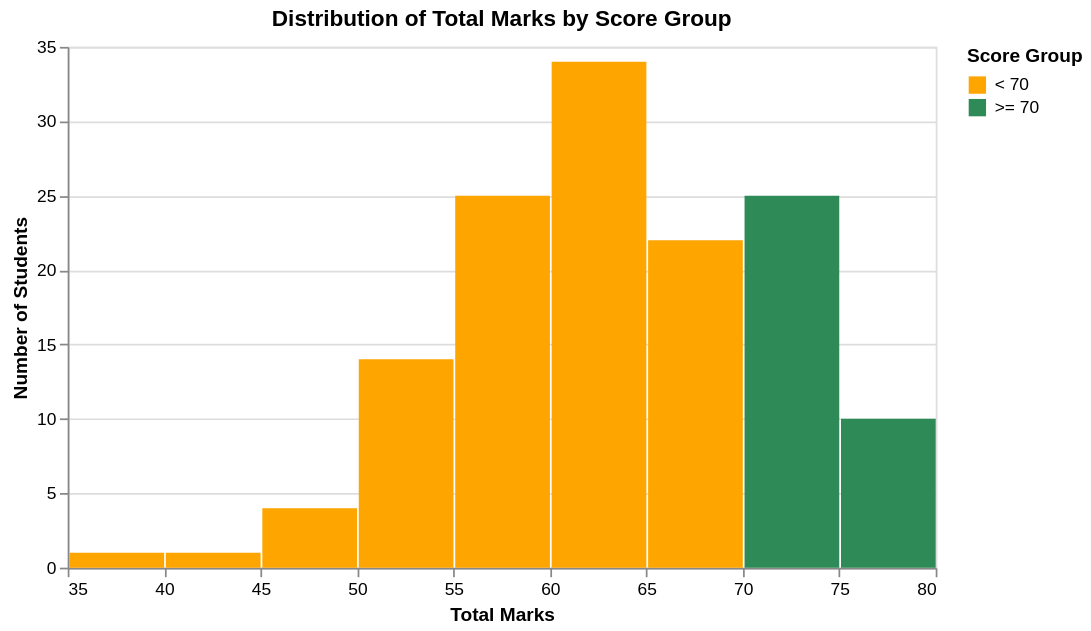
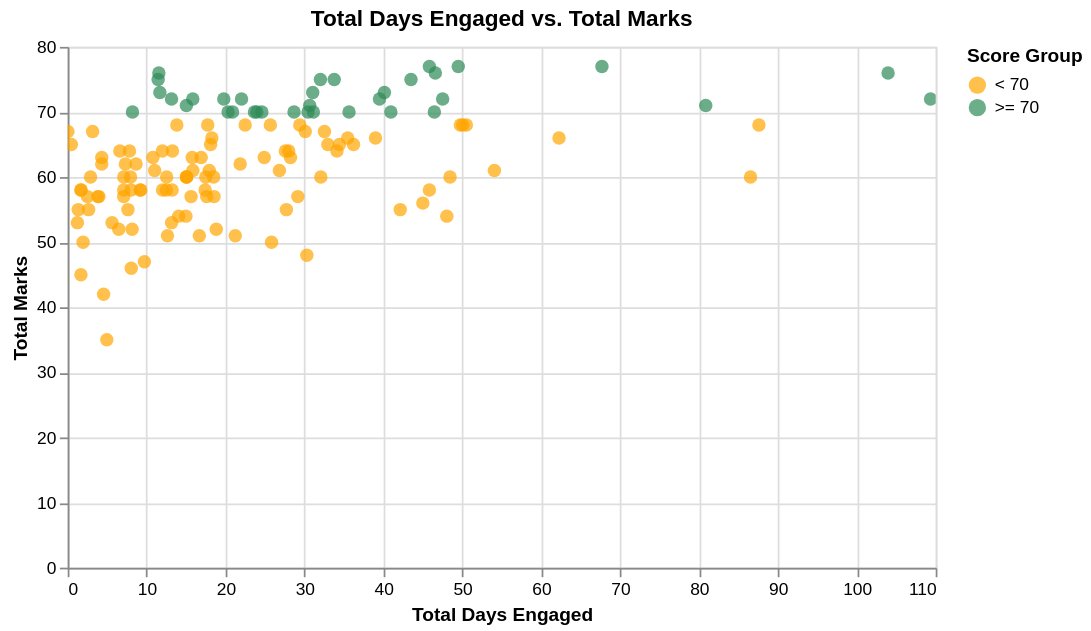

Source (notebook cell) for these figures, in order:
### Code cell
import pandas as pd
import numpy as np

# 1. Overview of grpd_table
print("Shape of grpd_table:", grpd_table.shape)
display(grpd_table.head())

# Correlation Matrix Plot (Numeric Columns) using seaborn/matplotlib
numeric_cols = grpd_table.select_dtypes(include=['float64', 'int64']).columns
corr = grpd_table[numeric_cols].corr()

matplot.figure(figsize=(10, 10))
sns.heatmap(corr, annot=True, fmt=".2f", cmap="coolwarm", vmin=-1, vmax=1, square=True)
matplot.title('Correlation Matrix (Numeric Columns)')
matplot.tight_layout()
matplot.show()

# 4. Distribution of Total Marks
if 'total_marks' in grpd_table.columns:
    grpd_table['score_group'] = grpd_table['total_marks'].apply(lambda x: '>= 70' if x >= 70 else '< 70')
    alt.Chart(grpd_table).mark_bar().encode(
        x=alt.X('total_marks:Q', bin=alt.Bin(maxbins=20), title='Total Marks'),
        y=alt.Y('count()', title='Number of Students'),
        color=alt.Color('score_group:N', scale=alt.Scale(domain=['< 70', '>= 70'], range=['orange', 'seagreen']), title='Score Group')
    ).properties(
        title='Distribution of Total Marks by Score Group',
        width=500,
        height=300
    ).display()

# 5. Engagement vs. Performance
if 'total_days' in grpd_table.columns:
    alt.Chart(grpd_table).mark_circle(size=60).encode(
        x=alt.X('total_days:Q', title='Total Days Engaged'),
        y=alt.Y('total_marks:Q', title='Total Marks'),
        color=alt.Color('score_group:N', scale=alt.Scale(domain=['< 70', '>= 70'], range=['orange', 'seagreen']), title='Score Group'),
        tooltip=['student_id', 'total_marks', 'total_days']
    ).properties(
        title='Total Days Engaged vs. Total Marks',
        width=500,
        height=300
    ).interactive().display()

# 6. Summary statistics for key features
print("\nSummary statistics for key engagement features:")
display(grpd_table[['total_marks', 'total_days', 'total_logins', 'student_time_in_course_total_hrs']].describe())

### Figure 1 — Vega-Lite specification as saved in the notebook (floating-point values rounded to 4 significant figures; data arrays with more than 128 entries replaced by an {"elided": "..."} marker saying what was removed)
{"config": {"view": {"continuousWidth": 300, "continuousHeight": 300}}, "data": {"name": "data-8acd65b73ef3a1be0c04e1b50881e2e5"}, "mark": {"type": "bar"}, "encoding": {"color": {"field": "score_group", "scale": {"domain": ["< 70", ">= 70"], "range": ["orange", "seagreen"]}, "title": "Score Group", "type": "nominal"}, "x": {"bin": {"maxbins": 20}, "field": "total_marks", "title": "Total Marks", "type": "quantitative"}, "y": {"aggregate": "count", "title": "Number of Students", "type": "quantitative"}}, "height": 300, "title": "Distribution of Total Marks by Score Group", "width": 500, "$schema": "https://vega.github.io/schema/vega-lite/v5.20.1.json", "datasets": {"data-8acd65b73ef3a1be0c04e1b50881e2e5": {"elided": "136 records"}}}

### Figure 2 — Vega-Lite specification as saved in the notebook (floating-point values rounded to 4 significant figures; data arrays with more than 128 entries replaced by an {"elided": "..."} marker saying what was removed)
{"config": {"view": {"continuousWidth": 300, "continuousHeight": 300}}, "data": {"name": "data-8acd65b73ef3a1be0c04e1b50881e2e5"}, "mark": {"type": "circle", "size": 60}, "encoding": {"color": {"field": "score_group", "scale": {"domain": ["< 70", ">= 70"], "range": ["orange", "seagreen"]}, "title": "Score Group", "type": "nominal"}, "tooltip": [{"field": "student_id", "type": "quantitative"}, {"field": "total_marks", "type": "quantitative"}, {"field": "total_days", "type": "quantitative"}], "x": {"field": "total_days", "title": "Total Days Engaged", "type": "quantitative"}, "y": {"field": "total_marks", "title": "Total Marks", "type": "quantitative"}}, "height": 300, "params": [{"name": "param_1", "select": {"type": "interval", "encodings": ["x", "y"]}, "bind": "scales"}], "title": "Total Days Engaged vs. Total Marks", "width": 500, "$schema": "https://vega.github.io/schema/vega-lite/v5.20.1.json", "datasets": {"data-8acd65b73ef3a1be0c04e1b50881e2e5": {"elided": "136 records"}}}
